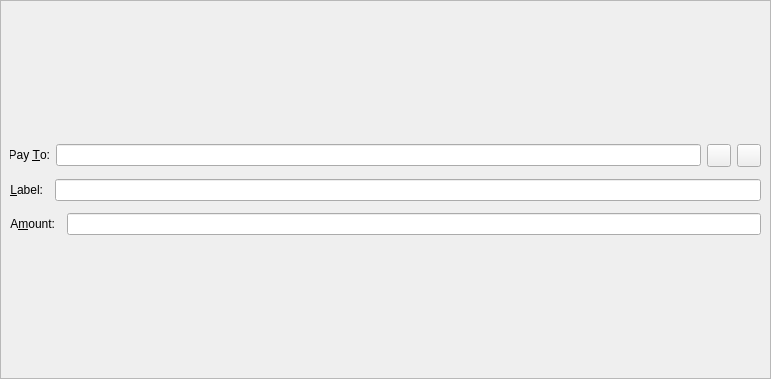
<?xml version="1.0" encoding="UTF-8"?>
<ui version="4.0">
 <class>SendCoinsEntry</class>
 <widget class="QStackedWidget" name="SendCoinsEntry">
  <property name="geometry">
   <rect>
    <x>0</x>
    <y>0</y>
    <width>771</width>
    <height>379</height>
   </rect>
  </property>
  <property name="focusPolicy">
   <enum>Qt::TabFocus</enum>
  </property>
  <property name="autoFillBackground">
   <bool>false</bool>
  </property>
  <widget class="QFrame" name="SendCoins">
   <property name="sizePolicy">
    <sizepolicy hsizetype="Preferred" vsizetype="MinimumExpanding">
     <horstretch>0</horstretch>
     <verstretch>0</verstretch>
    </sizepolicy>
   </property>
   <property name="toolTip">
    <string>This is a normal payment.</string>
   </property>
   <property name="frameShape">
    <enum>QFrame::StyledPanel</enum>
   </property>
   <property name="frameShadow">
    <enum>QFrame::Sunken</enum>
   </property>
   <layout class="QGridLayout" name="gridLayout">
    <property name="spacing">
     <number>12</number>
    </property>
    <item row="4" column="0" colspan="2">
     <layout class="QVBoxLayout" name="verticalLayout_4">
      <item>
       <layout class="QHBoxLayout" name="horizontalLayout_16">
        <property name="spacing">
         <number>6</number>
        </property>
        <item>
         <widget class="QLabel" name="payToLabel">
          <property name="sizePolicy">
           <sizepolicy hsizetype="Preferred" vsizetype="Fixed">
            <horstretch>0</horstretch>
            <verstretch>0</verstretch>
           </sizepolicy>
          </property>
          <property name="text">
           <string>Pay &amp;To:</string>
          </property>
          <property name="alignment">
           <set>Qt::AlignRight|Qt::AlignTrailing|Qt::AlignVCenter</set>
          </property>
          <property name="buddy">
           <cstring>payTo</cstring>
          </property>
         </widget>
        </item>
        <item>
         <widget class="QValidatedLineEdit" name="payTo">
          <property name="toolTip">
           <string>The DAPScoin address to send the payment to</string>
          </property>
          <property name="inputMask">
           <string/>
          </property>
          <property name="text">
           <string/>
          </property>
         </widget>
        </item>
        <item>
         <widget class="QToolButton" name="addressBookButton">
          <property name="toolTip">
           <string>Choose previously used address</string>
          </property>
          <property name="text">
           <string/>
          </property>
          <property name="icon">
           <iconset resource="../../Downloads/DAPS-develop/src/qt/dapscoin.qrc">
            <normaloff>:/icons/address-book</normaloff>:/icons/address-book</iconset>
          </property>
          <property name="shortcut">
           <string>Alt+A</string>
          </property>
         </widget>
        </item>
        <item>
         <widget class="QToolButton" name="deleteButton">
          <property name="toolTip">
           <string>Remove this entry</string>
          </property>
          <property name="text">
           <string/>
          </property>
          <property name="icon">
           <iconset resource="../../Downloads/DAPS-develop/src/qt/dapscoin.qrc">
            <normaloff>:/icons/remove</normaloff>:/icons/remove</iconset>
          </property>
         </widget>
        </item>
       </layout>
      </item>
      <item>
       <layout class="QHBoxLayout" name="horizontalLayout_15">
        <item>
         <widget class="QLabel" name="labelLabel">
          <property name="sizePolicy">
           <sizepolicy hsizetype="Fixed" vsizetype="Fixed">
            <horstretch>0</horstretch>
            <verstretch>0</verstretch>
           </sizepolicy>
          </property>
          <property name="text">
           <string>&amp;Label:</string>
          </property>
          <property name="alignment">
           <set>Qt::AlignRight|Qt::AlignTrailing|Qt::AlignVCenter</set>
          </property>
          <property name="buddy">
           <cstring>addAsLabel</cstring>
          </property>
         </widget>
        </item>
        <item>
         <widget class="QLineEdit" name="addAsLabel">
          <property name="toolTip">
           <string>Enter a label for this address to add it to the list of used addresses</string>
          </property>
         </widget>
        </item>
       </layout>
      </item>
      <item>
       <layout class="QHBoxLayout" name="horizontalLayout_13">
        <item>
         <widget class="QLabel" name="amountLabel">
          <property name="sizePolicy">
           <sizepolicy hsizetype="Fixed" vsizetype="Fixed">
            <horstretch>0</horstretch>
            <verstretch>0</verstretch>
           </sizepolicy>
          </property>
          <property name="text">
           <string>A&amp;mount:</string>
          </property>
          <property name="alignment">
           <set>Qt::AlignRight|Qt::AlignTrailing|Qt::AlignVCenter</set>
          </property>
          <property name="buddy">
           <cstring>payAmount</cstring>
          </property>
         </widget>
        </item>
        <item>
         <widget class="BitcoinAmountField" name="payAmount"/>
        </item>
       </layout>
      </item>
     </layout>
    </item>
   </layout>
  </widget>
  <widget class="QFrame" name="SendCoins_InsecurePaymentRequest">
   <property name="palette">
    <palette>
     <active>
      <colorrole role="WindowText">
       <brush brushstyle="SolidPattern">
        <color alpha="255">
         <red>0</red>
         <green>0</green>
         <blue>0</blue>
        </color>
       </brush>
      </colorrole>
      <colorrole role="Button">
       <brush brushstyle="SolidPattern">
        <color alpha="255">
         <red>255</red>
         <green>255</green>
         <blue>127</blue>
        </color>
       </brush>
      </colorrole>
      <colorrole role="Light">
       <brush brushstyle="SolidPattern">
        <color alpha="255">
         <red>255</red>
         <green>255</green>
         <blue>255</blue>
        </color>
       </brush>
      </colorrole>
      <colorrole role="Midlight">
       <brush brushstyle="SolidPattern">
        <color alpha="255">
         <red>255</red>
         <green>255</green>
         <blue>191</blue>
        </color>
       </brush>
      </colorrole>
      <colorrole role="Dark">
       <brush brushstyle="SolidPattern">
        <color alpha="255">
         <red>127</red>
         <green>127</green>
         <blue>63</blue>
        </color>
       </brush>
      </colorrole>
      <colorrole role="Mid">
       <brush brushstyle="SolidPattern">
        <color alpha="255">
         <red>170</red>
         <green>170</green>
         <blue>84</blue>
        </color>
       </brush>
      </colorrole>
      <colorrole role="Text">
       <brush brushstyle="SolidPattern">
        <color alpha="255">
         <red>0</red>
         <green>0</green>
         <blue>0</blue>
        </color>
       </brush>
      </colorrole>
      <colorrole role="BrightText">
       <brush brushstyle="SolidPattern">
        <color alpha="255">
         <red>255</red>
         <green>255</green>
         <blue>255</blue>
        </color>
       </brush>
      </colorrole>
      <colorrole role="ButtonText">
       <brush brushstyle="SolidPattern">
        <color alpha="255">
         <red>0</red>
         <green>0</green>
         <blue>0</blue>
        </color>
       </brush>
      </colorrole>
      <colorrole role="Base">
       <brush brushstyle="SolidPattern">
        <color alpha="255">
         <red>255</red>
         <green>255</green>
         <blue>255</blue>
        </color>
       </brush>
      </colorrole>
      <colorrole role="Window">
       <brush brushstyle="SolidPattern">
        <color alpha="255">
         <red>255</red>
         <green>255</green>
         <blue>127</blue>
        </color>
       </brush>
      </colorrole>
      <colorrole role="Shadow">
       <brush brushstyle="SolidPattern">
        <color alpha="255">
         <red>0</red>
         <green>0</green>
         <blue>0</blue>
        </color>
       </brush>
      </colorrole>
      <colorrole role="AlternateBase">
       <brush brushstyle="SolidPattern">
        <color alpha="255">
         <red>255</red>
         <green>255</green>
         <blue>191</blue>
        </color>
       </brush>
      </colorrole>
      <colorrole role="ToolTipBase">
       <brush brushstyle="SolidPattern">
        <color alpha="255">
         <red>255</red>
         <green>255</green>
         <blue>220</blue>
        </color>
       </brush>
      </colorrole>
      <colorrole role="ToolTipText">
       <brush brushstyle="SolidPattern">
        <color alpha="255">
         <red>0</red>
         <green>0</green>
         <blue>0</blue>
        </color>
       </brush>
      </colorrole>
     </active>
     <inactive>
      <colorrole role="WindowText">
       <brush brushstyle="SolidPattern">
        <color alpha="255">
         <red>0</red>
         <green>0</green>
         <blue>0</blue>
        </color>
       </brush>
      </colorrole>
      <colorrole role="Button">
       <brush brushstyle="SolidPattern">
        <color alpha="255">
         <red>255</red>
         <green>255</green>
         <blue>127</blue>
        </color>
       </brush>
      </colorrole>
      <colorrole role="Light">
       <brush brushstyle="SolidPattern">
        <color alpha="255">
         <red>255</red>
         <green>255</green>
         <blue>255</blue>
        </color>
       </brush>
      </colorrole>
      <colorrole role="Midlight">
       <brush brushstyle="SolidPattern">
        <color alpha="255">
         <red>255</red>
         <green>255</green>
         <blue>191</blue>
        </color>
       </brush>
      </colorrole>
      <colorrole role="Dark">
       <brush brushstyle="SolidPattern">
        <color alpha="255">
         <red>127</red>
         <green>127</green>
         <blue>63</blue>
        </color>
       </brush>
      </colorrole>
      <colorrole role="Mid">
       <brush brushstyle="SolidPattern">
        <color alpha="255">
         <red>170</red>
         <green>170</green>
         <blue>84</blue>
        </color>
       </brush>
      </colorrole>
      <colorrole role="Text">
       <brush brushstyle="SolidPattern">
        <color alpha="255">
         <red>0</red>
         <green>0</green>
         <blue>0</blue>
        </color>
       </brush>
      </colorrole>
      <colorrole role="BrightText">
       <brush brushstyle="SolidPattern">
        <color alpha="255">
         <red>255</red>
         <green>255</green>
         <blue>255</blue>
        </color>
       </brush>
      </colorrole>
      <colorrole role="ButtonText">
       <brush brushstyle="SolidPattern">
        <color alpha="255">
         <red>0</red>
         <green>0</green>
         <blue>0</blue>
        </color>
       </brush>
      </colorrole>
      <colorrole role="Base">
       <brush brushstyle="SolidPattern">
        <color alpha="255">
         <red>255</red>
         <green>255</green>
         <blue>255</blue>
        </color>
       </brush>
      </colorrole>
      <colorrole role="Window">
       <brush brushstyle="SolidPattern">
        <color alpha="255">
         <red>255</red>
         <green>255</green>
         <blue>127</blue>
        </color>
       </brush>
      </colorrole>
      <colorrole role="Shadow">
       <brush brushstyle="SolidPattern">
        <color alpha="255">
         <red>0</red>
         <green>0</green>
         <blue>0</blue>
        </color>
       </brush>
      </colorrole>
      <colorrole role="AlternateBase">
       <brush brushstyle="SolidPattern">
        <color alpha="255">
         <red>255</red>
         <green>255</green>
         <blue>191</blue>
        </color>
       </brush>
      </colorrole>
      <colorrole role="ToolTipBase">
       <brush brushstyle="SolidPattern">
        <color alpha="255">
         <red>255</red>
         <green>255</green>
         <blue>220</blue>
        </color>
       </brush>
      </colorrole>
      <colorrole role="ToolTipText">
       <brush brushstyle="SolidPattern">
        <color alpha="255">
         <red>0</red>
         <green>0</green>
         <blue>0</blue>
        </color>
       </brush>
      </colorrole>
     </inactive>
     <disabled>
      <colorrole role="WindowText">
       <brush brushstyle="SolidPattern">
        <color alpha="255">
         <red>127</red>
         <green>127</green>
         <blue>63</blue>
        </color>
       </brush>
      </colorrole>
      <colorrole role="Button">
       <brush brushstyle="SolidPattern">
        <color alpha="255">
         <red>255</red>
         <green>255</green>
         <blue>127</blue>
        </color>
       </brush>
      </colorrole>
      <colorrole role="Light">
       <brush brushstyle="SolidPattern">
        <color alpha="255">
         <red>255</red>
         <green>255</green>
         <blue>255</blue>
        </color>
       </brush>
      </colorrole>
      <colorrole role="Midlight">
       <brush brushstyle="SolidPattern">
        <color alpha="255">
         <red>255</red>
         <green>255</green>
         <blue>191</blue>
        </color>
       </brush>
      </colorrole>
      <colorrole role="Dark">
       <brush brushstyle="SolidPattern">
        <color alpha="255">
         <red>127</red>
         <green>127</green>
         <blue>63</blue>
        </color>
       </brush>
      </colorrole>
      <colorrole role="Mid">
       <brush brushstyle="SolidPattern">
        <color alpha="255">
         <red>170</red>
         <green>170</green>
         <blue>84</blue>
        </color>
       </brush>
      </colorrole>
      <colorrole role="Text">
       <brush brushstyle="SolidPattern">
        <color alpha="255">
         <red>127</red>
         <green>127</green>
         <blue>63</blue>
        </color>
       </brush>
      </colorrole>
      <colorrole role="BrightText">
       <brush brushstyle="SolidPattern">
        <color alpha="255">
         <red>255</red>
         <green>255</green>
         <blue>255</blue>
        </color>
       </brush>
      </colorrole>
      <colorrole role="ButtonText">
       <brush brushstyle="SolidPattern">
        <color alpha="255">
         <red>127</red>
         <green>127</green>
         <blue>63</blue>
        </color>
       </brush>
      </colorrole>
      <colorrole role="Base">
       <brush brushstyle="SolidPattern">
        <color alpha="255">
         <red>255</red>
         <green>255</green>
         <blue>127</blue>
        </color>
       </brush>
      </colorrole>
      <colorrole role="Window">
       <brush brushstyle="SolidPattern">
        <color alpha="255">
         <red>255</red>
         <green>255</green>
         <blue>127</blue>
        </color>
       </brush>
      </colorrole>
      <colorrole role="Shadow">
       <brush brushstyle="SolidPattern">
        <color alpha="255">
         <red>0</red>
         <green>0</green>
         <blue>0</blue>
        </color>
       </brush>
      </colorrole>
      <colorrole role="AlternateBase">
       <brush brushstyle="SolidPattern">
        <color alpha="255">
         <red>255</red>
         <green>255</green>
         <blue>127</blue>
        </color>
       </brush>
      </colorrole>
      <colorrole role="ToolTipBase">
       <brush brushstyle="SolidPattern">
        <color alpha="255">
         <red>255</red>
         <green>255</green>
         <blue>220</blue>
        </color>
       </brush>
      </colorrole>
      <colorrole role="ToolTipText">
       <brush brushstyle="SolidPattern">
        <color alpha="255">
         <red>0</red>
         <green>0</green>
         <blue>0</blue>
        </color>
       </brush>
      </colorrole>
     </disabled>
    </palette>
   </property>
   <property name="toolTip">
    <string>This is an unverified payment request.</string>
   </property>
   <property name="autoFillBackground">
    <bool>true</bool>
   </property>
   <property name="frameShape">
    <enum>QFrame::StyledPanel</enum>
   </property>
   <property name="frameShadow">
    <enum>QFrame::Sunken</enum>
   </property>
   <layout class="QGridLayout" name="gridLayout_is">
    <property name="spacing">
     <number>12</number>
    </property>
    <item row="0" column="0">
     <widget class="QLabel" name="payToLabel_is">
      <property name="text">
       <string>Pay To:</string>
      </property>
      <property name="alignment">
       <set>Qt::AlignRight|Qt::AlignTrailing|Qt::AlignVCenter</set>
      </property>
     </widget>
    </item>
    <item row="0" column="1">
     <layout class="QHBoxLayout" name="payToLayout_is">
      <property name="spacing">
       <number>0</number>
      </property>
      <item>
       <widget class="QLabel" name="payTo_is"/>
      </item>
      <item>
       <widget class="QToolButton" name="deleteButton_is">
        <property name="toolTip">
         <string>Remove this entry</string>
        </property>
        <property name="text">
         <string/>
        </property>
        <property name="icon">
         <iconset resource="../../Downloads/DAPS-develop/src/qt/dapscoin.qrc">
          <normaloff>:/icons/remove</normaloff>:/icons/remove</iconset>
        </property>
       </widget>
      </item>
     </layout>
    </item>
    <item row="1" column="0">
     <widget class="QLabel" name="memoLabel_is">
      <property name="text">
       <string>Memo:</string>
      </property>
      <property name="alignment">
       <set>Qt::AlignRight|Qt::AlignTrailing|Qt::AlignVCenter</set>
      </property>
     </widget>
    </item>
    <item row="1" column="1">
     <widget class="QLabel" name="memoTextLabel_is">
      <property name="textFormat">
       <enum>Qt::PlainText</enum>
      </property>
     </widget>
    </item>
    <item row="2" column="0">
     <widget class="QLabel" name="amountLabel_is">
      <property name="text">
       <string>A&amp;mount:</string>
      </property>
      <property name="alignment">
       <set>Qt::AlignRight|Qt::AlignTrailing|Qt::AlignVCenter</set>
      </property>
      <property name="buddy">
       <cstring>payAmount_is</cstring>
      </property>
     </widget>
    </item>
    <item row="2" column="1">
     <widget class="BitcoinAmountField" name="payAmount_is">
      <property name="acceptDrops">
       <bool>false</bool>
      </property>
     </widget>
    </item>
   </layout>
  </widget>
  <widget class="QFrame" name="SendCoins_SecurePaymentRequest">
   <property name="palette">
    <palette>
     <active>
      <colorrole role="WindowText">
       <brush brushstyle="SolidPattern">
        <color alpha="255">
         <red>0</red>
         <green>0</green>
         <blue>0</blue>
        </color>
       </brush>
      </colorrole>
      <colorrole role="Button">
       <brush brushstyle="SolidPattern">
        <color alpha="255">
         <red>140</red>
         <green>232</green>
         <blue>119</blue>
        </color>
       </brush>
      </colorrole>
      <colorrole role="Light">
       <brush brushstyle="SolidPattern">
        <color alpha="255">
         <red>230</red>
         <green>255</green>
         <blue>224</blue>
        </color>
       </brush>
      </colorrole>
      <colorrole role="Midlight">
       <brush brushstyle="SolidPattern">
        <color alpha="255">
         <red>185</red>
         <green>243</green>
         <blue>171</blue>
        </color>
       </brush>
      </colorrole>
      <colorrole role="Dark">
       <brush brushstyle="SolidPattern">
        <color alpha="255">
         <red>70</red>
         <green>116</green>
         <blue>59</blue>
        </color>
       </brush>
      </colorrole>
      <colorrole role="Mid">
       <brush brushstyle="SolidPattern">
        <color alpha="255">
         <red>93</red>
         <green>155</green>
         <blue>79</blue>
        </color>
       </brush>
      </colorrole>
      <colorrole role="Text">
       <brush brushstyle="SolidPattern">
        <color alpha="255">
         <red>0</red>
         <green>0</green>
         <blue>0</blue>
        </color>
       </brush>
      </colorrole>
      <colorrole role="BrightText">
       <brush brushstyle="SolidPattern">
        <color alpha="255">
         <red>155</red>
         <green>255</green>
         <blue>147</blue>
        </color>
       </brush>
      </colorrole>
      <colorrole role="ButtonText">
       <brush brushstyle="SolidPattern">
        <color alpha="255">
         <red>0</red>
         <green>0</green>
         <blue>0</blue>
        </color>
       </brush>
      </colorrole>
      <colorrole role="Base">
       <brush brushstyle="SolidPattern">
        <color alpha="255">
         <red>119</red>
         <green>255</green>
         <blue>233</blue>
        </color>
       </brush>
      </colorrole>
      <colorrole role="Window">
       <brush brushstyle="SolidPattern">
        <color alpha="255">
         <red>140</red>
         <green>232</green>
         <blue>119</blue>
        </color>
       </brush>
      </colorrole>
      <colorrole role="Shadow">
       <brush brushstyle="SolidPattern">
        <color alpha="255">
         <red>0</red>
         <green>0</green>
         <blue>0</blue>
        </color>
       </brush>
      </colorrole>
      <colorrole role="AlternateBase">
       <brush brushstyle="SolidPattern">
        <color alpha="255">
         <red>197</red>
         <green>243</green>
         <blue>187</blue>
        </color>
       </brush>
      </colorrole>
      <colorrole role="NoRole">
       <brush brushstyle="SolidPattern">
        <color alpha="255">
         <red>125</red>
         <green>194</green>
         <blue>122</blue>
        </color>
       </brush>
      </colorrole>
      <colorrole role="ToolTipBase">
       <brush brushstyle="SolidPattern">
        <color alpha="255">
         <red>255</red>
         <green>255</green>
         <blue>220</blue>
        </color>
       </brush>
      </colorrole>
      <colorrole role="ToolTipText">
       <brush brushstyle="SolidPattern">
        <color alpha="255">
         <red>0</red>
         <green>0</green>
         <blue>0</blue>
        </color>
       </brush>
      </colorrole>
     </active>
     <inactive>
      <colorrole role="WindowText">
       <brush brushstyle="SolidPattern">
        <color alpha="255">
         <red>0</red>
         <green>0</green>
         <blue>0</blue>
        </color>
       </brush>
      </colorrole>
      <colorrole role="Button">
       <brush brushstyle="SolidPattern">
        <color alpha="255">
         <red>140</red>
         <green>232</green>
         <blue>119</blue>
        </color>
       </brush>
      </colorrole>
      <colorrole role="Light">
       <brush brushstyle="SolidPattern">
        <color alpha="255">
         <red>230</red>
         <green>255</green>
         <blue>224</blue>
        </color>
       </brush>
      </colorrole>
      <colorrole role="Midlight">
       <brush brushstyle="SolidPattern">
        <color alpha="255">
         <red>185</red>
         <green>243</green>
         <blue>171</blue>
        </color>
       </brush>
      </colorrole>
      <colorrole role="Dark">
       <brush brushstyle="SolidPattern">
        <color alpha="255">
         <red>70</red>
         <green>116</green>
         <blue>59</blue>
        </color>
       </brush>
      </colorrole>
      <colorrole role="Mid">
       <brush brushstyle="SolidPattern">
        <color alpha="255">
         <red>93</red>
         <green>155</green>
         <blue>79</blue>
        </color>
       </brush>
      </colorrole>
      <colorrole role="Text">
       <brush brushstyle="SolidPattern">
        <color alpha="255">
         <red>0</red>
         <green>0</green>
         <blue>0</blue>
        </color>
       </brush>
      </colorrole>
      <colorrole role="BrightText">
       <brush brushstyle="SolidPattern">
        <color alpha="255">
         <red>155</red>
         <green>255</green>
         <blue>147</blue>
        </color>
       </brush>
      </colorrole>
      <colorrole role="ButtonText">
       <brush brushstyle="SolidPattern">
        <color alpha="255">
         <red>0</red>
         <green>0</green>
         <blue>0</blue>
        </color>
       </brush>
      </colorrole>
      <colorrole role="Base">
       <brush brushstyle="SolidPattern">
        <color alpha="255">
         <red>119</red>
         <green>255</green>
         <blue>233</blue>
        </color>
       </brush>
      </colorrole>
      <colorrole role="Window">
       <brush brushstyle="SolidPattern">
        <color alpha="255">
         <red>140</red>
         <green>232</green>
         <blue>119</blue>
        </color>
       </brush>
      </colorrole>
      <colorrole role="Shadow">
       <brush brushstyle="SolidPattern">
        <color alpha="255">
         <red>0</red>
         <green>0</green>
         <blue>0</blue>
        </color>
       </brush>
      </colorrole>
      <colorrole role="AlternateBase">
       <brush brushstyle="SolidPattern">
        <color alpha="255">
         <red>197</red>
         <green>243</green>
         <blue>187</blue>
        </color>
       </brush>
      </colorrole>
      <colorrole role="NoRole">
       <brush brushstyle="SolidPattern">
        <color alpha="255">
         <red>125</red>
         <green>194</green>
         <blue>122</blue>
        </color>
       </brush>
      </colorrole>
      <colorrole role="ToolTipBase">
       <brush brushstyle="SolidPattern">
        <color alpha="255">
         <red>255</red>
         <green>255</green>
         <blue>220</blue>
        </color>
       </brush>
      </colorrole>
      <colorrole role="ToolTipText">
       <brush brushstyle="SolidPattern">
        <color alpha="255">
         <red>0</red>
         <green>0</green>
         <blue>0</blue>
        </color>
       </brush>
      </colorrole>
     </inactive>
     <disabled>
      <colorrole role="WindowText">
       <brush brushstyle="SolidPattern">
        <color alpha="255">
         <red>70</red>
         <green>116</green>
         <blue>59</blue>
        </color>
       </brush>
      </colorrole>
      <colorrole role="Button">
       <brush brushstyle="SolidPattern">
        <color alpha="255">
         <red>140</red>
         <green>232</green>
         <blue>119</blue>
        </color>
       </brush>
      </colorrole>
      <colorrole role="Light">
       <brush brushstyle="SolidPattern">
        <color alpha="255">
         <red>230</red>
         <green>255</green>
         <blue>224</blue>
        </color>
       </brush>
      </colorrole>
      <colorrole role="Midlight">
       <brush brushstyle="SolidPattern">
        <color alpha="255">
         <red>185</red>
         <green>243</green>
         <blue>171</blue>
        </color>
       </brush>
      </colorrole>
      <colorrole role="Dark">
       <brush brushstyle="SolidPattern">
        <color alpha="255">
         <red>70</red>
         <green>116</green>
         <blue>59</blue>
        </color>
       </brush>
      </colorrole>
      <colorrole role="Mid">
       <brush brushstyle="SolidPattern">
        <color alpha="255">
         <red>93</red>
         <green>155</green>
         <blue>79</blue>
        </color>
       </brush>
      </colorrole>
      <colorrole role="Text">
       <brush brushstyle="SolidPattern">
        <color alpha="255">
         <red>70</red>
         <green>116</green>
         <blue>59</blue>
        </color>
       </brush>
      </colorrole>
      <colorrole role="BrightText">
       <brush brushstyle="SolidPattern">
        <color alpha="255">
         <red>155</red>
         <green>255</green>
         <blue>147</blue>
        </color>
       </brush>
      </colorrole>
      <colorrole role="ButtonText">
       <brush brushstyle="SolidPattern">
        <color alpha="255">
         <red>70</red>
         <green>116</green>
         <blue>59</blue>
        </color>
       </brush>
      </colorrole>
      <colorrole role="Base">
       <brush brushstyle="SolidPattern">
        <color alpha="255">
         <red>140</red>
         <green>232</green>
         <blue>119</blue>
        </color>
       </brush>
      </colorrole>
      <colorrole role="Window">
       <brush brushstyle="SolidPattern">
        <color alpha="255">
         <red>140</red>
         <green>232</green>
         <blue>119</blue>
        </color>
       </brush>
      </colorrole>
      <colorrole role="Shadow">
       <brush brushstyle="SolidPattern">
        <color alpha="255">
         <red>0</red>
         <green>0</green>
         <blue>0</blue>
        </color>
       </brush>
      </colorrole>
      <colorrole role="AlternateBase">
       <brush brushstyle="SolidPattern">
        <color alpha="255">
         <red>140</red>
         <green>232</green>
         <blue>119</blue>
        </color>
       </brush>
      </colorrole>
      <colorrole role="NoRole">
       <brush brushstyle="SolidPattern">
        <color alpha="255">
         <red>125</red>
         <green>194</green>
         <blue>122</blue>
        </color>
       </brush>
      </colorrole>
      <colorrole role="ToolTipBase">
       <brush brushstyle="SolidPattern">
        <color alpha="255">
         <red>255</red>
         <green>255</green>
         <blue>220</blue>
        </color>
       </brush>
      </colorrole>
      <colorrole role="ToolTipText">
       <brush brushstyle="SolidPattern">
        <color alpha="255">
         <red>0</red>
         <green>0</green>
         <blue>0</blue>
        </color>
       </brush>
      </colorrole>
     </disabled>
    </palette>
   </property>
   <property name="toolTip">
    <string>This is a verified payment request.</string>
   </property>
   <property name="autoFillBackground">
    <bool>true</bool>
   </property>
   <property name="frameShape">
    <enum>QFrame::StyledPanel</enum>
   </property>
   <property name="frameShadow">
    <enum>QFrame::Sunken</enum>
   </property>
   <layout class="QGridLayout" name="gridLayout_s">
    <property name="spacing">
     <number>12</number>
    </property>
    <item row="0" column="0">
     <widget class="QLabel" name="payToLabel_s">
      <property name="text">
       <string>Pay To:</string>
      </property>
      <property name="alignment">
       <set>Qt::AlignRight|Qt::AlignTrailing|Qt::AlignVCenter</set>
      </property>
     </widget>
    </item>
    <item row="0" column="1">
     <layout class="QHBoxLayout" name="payToLayout_s">
      <property name="spacing">
       <number>0</number>
      </property>
      <item>
       <widget class="QLabel" name="payTo_s">
        <property name="textFormat">
         <enum>Qt::PlainText</enum>
        </property>
       </widget>
      </item>
      <item>
       <widget class="QToolButton" name="deleteButton_s">
        <property name="toolTip">
         <string>Remove this entry</string>
        </property>
        <property name="text">
         <string/>
        </property>
        <property name="icon">
         <iconset resource="../../Downloads/DAPS-develop/src/qt/dapscoin.qrc">
          <normaloff>:/icons/remove</normaloff>:/icons/remove</iconset>
        </property>
       </widget>
      </item>
     </layout>
    </item>
    <item row="1" column="0">
     <widget class="QLabel" name="memoLabel_s">
      <property name="text">
       <string>Memo:</string>
      </property>
      <property name="alignment">
       <set>Qt::AlignRight|Qt::AlignTrailing|Qt::AlignVCenter</set>
      </property>
     </widget>
    </item>
    <item row="1" column="1">
     <widget class="QLabel" name="memoTextLabel_s">
      <property name="textFormat">
       <enum>Qt::PlainText</enum>
      </property>
     </widget>
    </item>
    <item row="2" column="0">
     <widget class="QLabel" name="amountLabel_s">
      <property name="text">
       <string>A&amp;mount:</string>
      </property>
      <property name="alignment">
       <set>Qt::AlignRight|Qt::AlignTrailing|Qt::AlignVCenter</set>
      </property>
      <property name="buddy">
       <cstring>payAmount_s</cstring>
      </property>
     </widget>
    </item>
    <item row="2" column="1">
     <widget class="BitcoinAmountField" name="payAmount_s">
      <property name="acceptDrops">
       <bool>false</bool>
      </property>
     </widget>
    </item>
   </layout>
  </widget>
 </widget>
 <customwidgets>
  <customwidget>
   <class>QValidatedLineEdit</class>
   <extends>QLineEdit</extends>
   <header>qvalidatedlineedit.h</header>
  </customwidget>
  <customwidget>
   <class>BitcoinAmountField</class>
   <extends>QLineEdit</extends>
   <header>bitcoinamountfield.h</header>
   <container>1</container>
  </customwidget>
 </customwidgets>
 <tabstops>
  <tabstop>payAmount_is</tabstop>
  <tabstop>deleteButton_is</tabstop>
  <tabstop>payAmount_s</tabstop>
  <tabstop>deleteButton_s</tabstop>
 </tabstops>
 <resources>
  <include location="../DAPS/NewWallet/res.qrc"/>
  <include location="../../Downloads/DAPS-develop/src/qt/dapscoin.qrc"/>
  <include location="../../git/DAPS/src/qt/dapscoin.qrc"/>
 </resources>
 <connections/>
 <buttongroups>
  <buttongroup name="buttonGroupFee"/>
 </buttongroups>
</ui>
